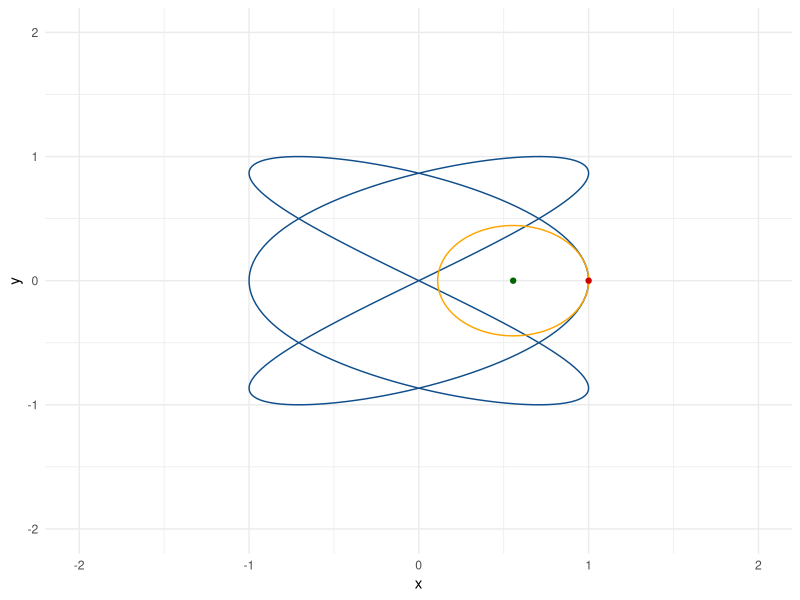

The R source for this figure:
#___________________________________________________________________________________________________
library( ggplot2 )

g<-function( x ) {
  return( c( cos(3*x), sin(2*x) ) )  
}

dg<-function( x ) {
  return( c( -3*sin(3*x), 2*cos(2*x) ) )  
}

d2g<-function( x ) {
  return( c( -9*cos(3*x), 4*sin(2*x) ) )  
}

k<-function( x ) {
  d1<-dg( x )
  d2<-d2g( x )
  nd1<-sum( d1 * d1 )^(3.0/2.0)
  return( ( d1[1] * d2[2] - d1[2] * d2[1] ) / nd1 )
}

R<-function( x ) return( 1.0 / abs( k(x) ) )
C<-function( x) {
  d1<-dg(x)
  d2<-d2g(x)
  n<-sum( d1 * d1 ) / ( d1[1] * d2[2] - d1[2] * d2[1] )
  return( g(x) + n * c( -d1[2], d1[1] ) )
}

n<-300
x<-seq( 0,2*pi,length.out = n)
G<-as.data.frame( t( sapply( x, FUN = g ) ) )
names( G )<-c('x','y')
t<-0.0 * 2 * pi
X<-g( t )
c<-C( t )
r<-R( t )
t<-seq(0,2*pi,length.out = n)
crc<-data.frame( x = r * cos( t ) + c[1],
                 y = r * sin( t ) + c[2] )

p<-ggplot( ) + 
  geom_path( data = G, aes( x = x, y = y ), col = 'dodgerblue4' ) +
  geom_path( data = crc, aes( x = x, y = y ), col = 'orange' ) +
  geom_point( aes( x = c[1], y = c[2] ), col = 'darkgreen' ) +
  geom_point( aes( x = X[1], y = X[2] ), col = 'red3' ) +
  xlim( -2, 2 ) +
  ylim( -2, 2 ) +
  theme_minimal()

plot( p )



